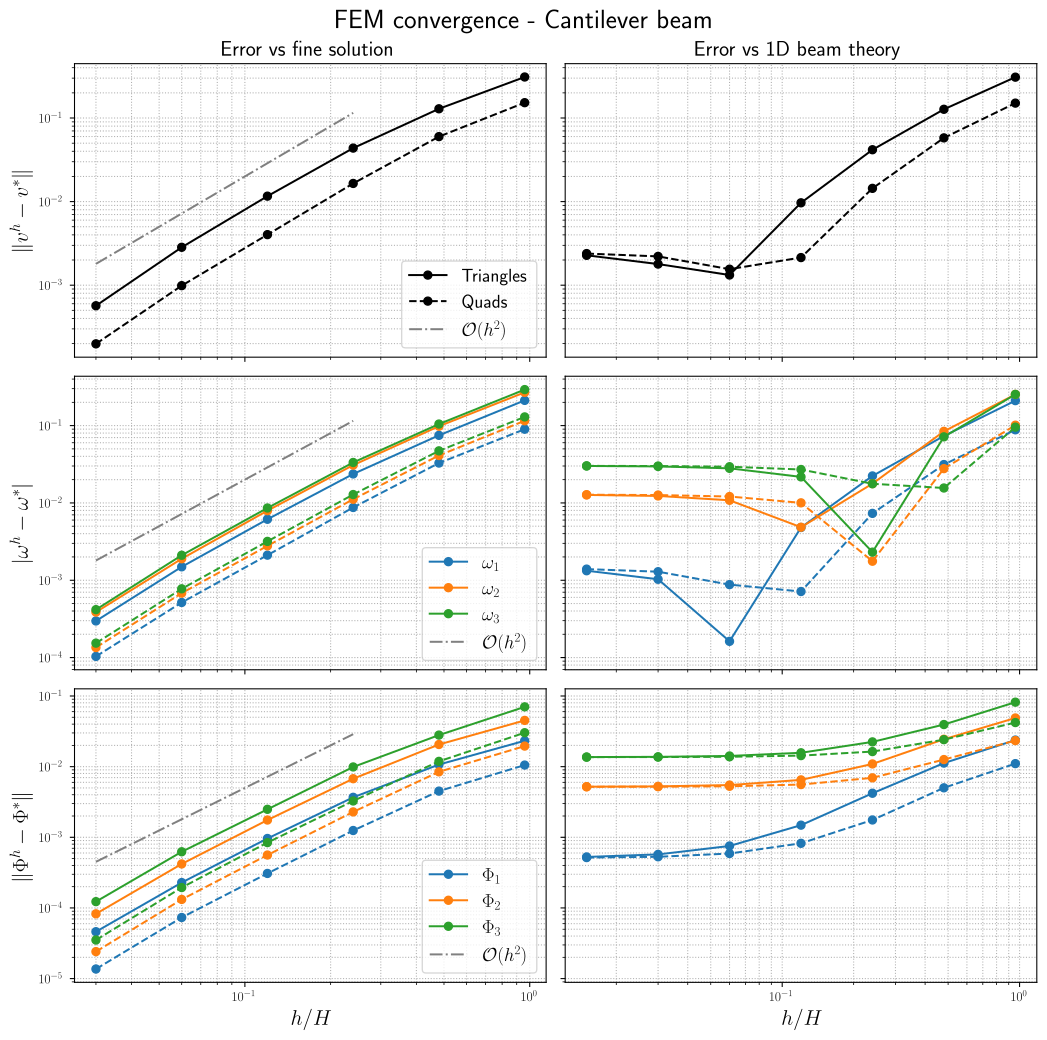

Source code (Python):
import numpy as np
import matplotlib.pyplot as plt
import pandas as pd

ftsz_leg = 14
ftsz_axis = 16
ftsz_title = 20
# plt.rcParams["font.family"] = "monospace"
plt.rcParams["text.usetex"] = True


def load_convergence(filename):
    data = pd.read_csv(filename, delim_whitespace=True)
    return data


def plot_convergence(data_stc, data_eig):
    fig, axs = plt.subplots(3, 2, figsize=(11, 11), sharey="row", sharex="col")
    elems = data_stc["elem"].unique()
    modes = data_eig["mode"].unique()
    data_stc["h"] *= 0.15
    data_eig["h"] *= 0.15

    for elem, ls in zip(elems, ["-", "--"]):
        elem_name = "Triangles" if (elem == 2) else "Quads"
        label = r"{:s}".format(elem_name)
        df = data_stc[data_stc["elem"] == elem]
        kwargs = {"color": f"k", "label": label, "ls": ls, "marker": "o"}
        axs[0, 0].plot(df["h"][1:], df["err_v_ref"][1:], **kwargs)
        axs[0, 1].plot(df["h"], df["err_v_ana"], **kwargs)

    for m in modes:
        for elem, ls in zip(elems, ["-", "--"]):
            elem_name = "Tri" if (elem == 2) else "Quad"
            lb_p = r"$\Phi_{:d}$".format(m) if (elem == 2) else None
            lb_w = r"$\omega_{:d}$".format(m) if (elem == 2) else None
            df = data_eig[(data_eig["elem"] == elem) & (data_eig["mode"] == m)]
            kwargs = {"color": f"C{m-1}", "ls": ls, "marker": "o"}
            axs[1, 0].plot(
                df["h"][1:], df["err_w_ref"][1:], label=lb_w, **kwargs
            )
            axs[2, 0].plot(
                df["h"][1:], df["err_v_ref"][1:], label=lb_p, **kwargs
            )
            axs[1, 1].plot(df["h"], df["err_w_ana"], **kwargs)
            axs[2, 1].plot(df["h"], df["err_v_ana"], **kwargs)

    hs = data_stc["h"].unique()[1:-2]
    label = r"$\mathcal{O}(h^2)$"
    axs[0, 0].plot(hs, hs**2 * 2e-0, ls="-.", label=label, color="gray")
    axs[1, 0].plot(hs, hs**2 * 2e-0, ls="-.", label=label, color="gray")
    axs[2, 0].plot(hs, hs**2 * 5e-1, ls="-.", label=label, color="gray")

    fig.suptitle("FEM convergence - Cantilever beam", fontsize=ftsz_title)
    axs[0, 0].set_title("Error vs fine solution", fontsize=ftsz_axis)
    axs[0, 1].set_title("Error vs 1D beam theory", fontsize=ftsz_axis)

    axs[0, 0].set_ylabel(r"$\|v^h - v^{*}\|$", fontsize=ftsz_axis)
    axs[1, 0].set_ylabel(r"$|\omega^h - \omega^{*}|$", fontsize=ftsz_axis)
    axs[2, 0].set_ylabel(r"$\|\Phi^h - \Phi^{*}\|$", fontsize=ftsz_axis)

    for ax in axs[:, 0]:
        ax.legend(fontsize=ftsz_leg, loc="lower right")

    for ax in axs[-1, :]:
        ax.set_xlabel("$h/H$", fontsize=ftsz_axis)

    for ax in axs.ravel():
        ax.set_xscale("log")
        ax.set_yscale("log")
        ax.grid(ls=":", which="both")

    fig.tight_layout()
    # fig.savefig("./analysis/conv_beam.pdf", bbox_inches="tight")
    plt.show()
    return


def beam():
    data_stc = load_convergence("./analysis/conv_beam_static.txt")
    data_eig = load_convergence("./analysis/conv_beam_eigen.txt")
    plot_convergence(data_stc, data_eig)
    return


if __name__ == "__main__":

    beam()
